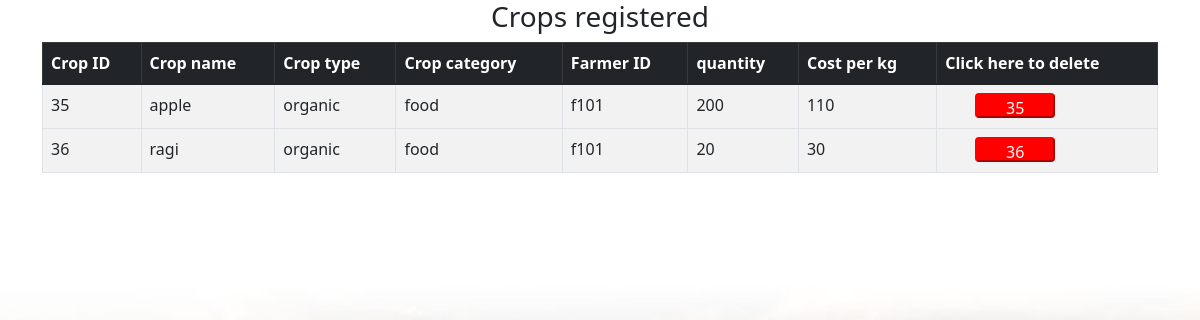
The app's page /admincropview.php with its own data.
### tables this page shows
CREATE TABLE `crop` (
  `crop_id` int(11) NOT NULL,
  `crop_name` varchar(100) NOT NULL,
  `crop_category` varchar(50) NOT NULL,
  `crop_type` varchar(100) NOT NULL,
  `farmer_id` varchar(100) NOT NULL,
  `quantity` int(11) NOT NULL,
  `cost` float NOT NULL,
  `datetime` timestamp NOT NULL DEFAULT current_timestamp() ON UPDATE current_timestamp()
);

### admincropview.php (the view, shortened to what this page needs)
<!DOCTYPE html>
  <html lang="en">
  <head>
      <link href="https://cdn.jsdelivr.net/npm/bootstrap@5.1.3/dist/css/bootstrap.min.css" rel="stylesheet">
  </head>
  <body style="background: url('images/img1.jpg');
background-repeat: no-repeat;
background-size: 100%;
background-attachment: fixed;">
  <div class="container">
        <div class="tablename"><h3 align=center>Crops registered</h3></div>
      <table class="table table-striped table-bordered">
        <thead class="table-dark">
        <tr>
          <th>Crop ID</th>
          <th>Crop name</th>
          <th>Crop type</th>
          <th>Crop category</th>
          <th>Farmer ID</th>
          <th>quantity</th>
          <th>Cost per kg</th>
          <th>Click here to delete</th>
          </tr>
          </thead>
         <?php
         $con=mysqli_connect('localhost','root','');
         mysqli_select_db($con,'agromap');
         $query="SELECT c.crop_id,c.crop_name,c.crop_type,c.crop_category,c.farmer_id,c.quantity,c.cost from crop c ;";
         $result=$con->query($query);
         if($result->num_rows>0)
         {
           while($row=$result->fetch_assoc())
           {
             $cr_id=$row['crop_id'];
             echo "<tr><td>".$row["crop_id"]."</td>
             <td>".$row["crop_name"]."</td>
             <td>".$row["crop_type"]."</td>
             <td>".$row["crop_category"]."</td>
             <td>".$row["farmer_id"]."</td>
             <td>".$row["quantity"]."</td>
             <td>".$row["cost"]."</td>
             <td><form action='admincropdelete.php' method='post'><input type='submit' name='del' value=".$cr_id." style='color:white;background:red;width: 80px;height:25px;border-radius: 4px;border-color:red;margin-left: 30px;'></form></td><tr>";
           }
           echo "</table>";
         }
         else{
           echo "<h2 align=center>No Crops to display</h2>";
         }
         ?>
        </div>
  </body>
  </html>

### records on screen
crop: crop "35", crop_name "apple", crop_type "organic", crop_category "food", farmer "f101", quantity "200", cost "110", del "35"
crop: crop "36", crop_name "ragi", crop_type "organic", crop_category "food", farmer "f101", quantity "20", cost "30", del "36"
